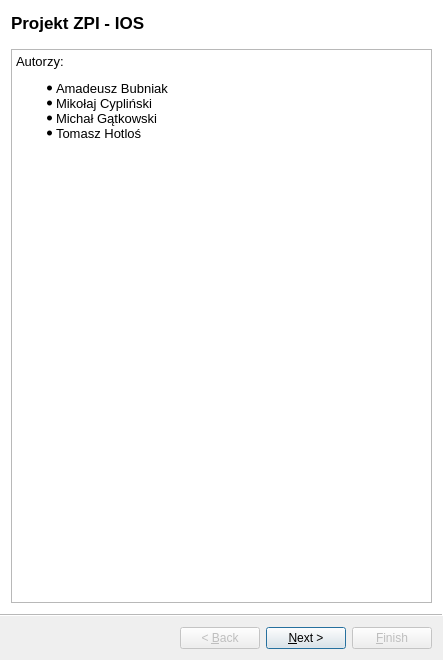
<?xml version="1.0" encoding="UTF-8"?>
<ui version="4.0">
 <class>Wizard</class>
 <widget class="QWizard" name="Wizard">
  <property name="windowModality">
   <enum>Qt::NonModal</enum>
  </property>
  <property name="geometry">
   <rect>
    <x>0</x>
    <y>0</y>
    <width>443</width>
    <height>660</height>
   </rect>
  </property>
  <property name="minimumSize">
   <size>
    <width>366</width>
    <height>660</height>
   </size>
  </property>
  <property name="maximumSize">
   <size>
    <width>500</width>
    <height>660</height>
   </size>
  </property>
  <property name="windowTitle">
   <string>Projekt ZPI - Instalacja Odsiarczania Spalin</string>
  </property>
  <property name="windowIcon">
   <iconset resource="Resources.qrc">
    <normaloff>:/nowyPrzedrostek/946-9465376_download-svg-download-png-sulfur-dioxide-icon.png</normaloff>:/nowyPrzedrostek/946-9465376_download-svg-download-png-sulfur-dioxide-icon.png</iconset>
  </property>
  <property name="locale">
   <locale language="Polish" country="Poland"/>
  </property>
  <property name="wizardStyle">
   <enum>QWizard::ModernStyle</enum>
  </property>
  <property name="options">
   <set>QWizard::HaveFinishButtonOnEarlyPages|QWizard::HelpButtonOnRight|QWizard::NoCancelButton</set>
  </property>
  <property name="titleFormat">
   <enum>Qt::AutoText</enum>
  </property>
  <widget class="QWizardPage" name="wizardPage1">
   <property name="enabled">
    <bool>true</bool>
   </property>
   <property name="acceptDrops">
    <bool>false</bool>
   </property>
   <property name="autoFillBackground">
    <bool>false</bool>
   </property>
   <property name="title">
    <string>Projekt ZPI - IOS</string>
   </property>
   <property name="subTitle">
    <string/>
   </property>
   <layout class="QVBoxLayout" name="verticalLayout">
    <item>
     <widget class="QTextBrowser" name="textBrowser">
      <property name="autoFormatting">
       <set>QTextEdit::AutoAll</set>
      </property>
      <property name="html">
       <string>&lt;!DOCTYPE HTML PUBLIC &quot;-//W3C//DTD HTML 4.0//EN&quot; &quot;http://www.w3.org/TR/REC-html40/strict.dtd&quot;&gt;
&lt;html&gt;&lt;head&gt;&lt;meta name=&quot;qrichtext&quot; content=&quot;1&quot; /&gt;&lt;meta charset=&quot;utf-8&quot; /&gt;&lt;style type=&quot;text/css&quot;&gt;
p, li { white-space: pre-wrap; }
&lt;/style&gt;&lt;/head&gt;&lt;body style=&quot; font-family:'Segoe UI'; font-size:9pt; font-weight:400; font-style:normal;&quot;&gt;
&lt;p style=&quot; margin-top:0px; margin-bottom:0px; margin-left:0px; margin-right:0px; -qt-block-indent:0; text-indent:0px;&quot;&gt;&lt;span style=&quot; font-size:10pt;&quot;&gt;Autorzy: &lt;/span&gt;&lt;/p&gt;
&lt;ul style=&quot;margin-top: 0px; margin-bottom: 0px; margin-left: 0px; margin-right: 0px; -qt-list-indent: 1;&quot;&gt;&lt;li style=&quot; font-size:10pt;&quot; style=&quot; margin-top:12px; margin-bottom:0px; margin-left:0px; margin-right:0px; -qt-block-indent:0; text-indent:0px;&quot;&gt;Amadeusz Bubniak&lt;/li&gt;
&lt;li style=&quot; font-size:10pt;&quot; style=&quot; margin-top:0px; margin-bottom:0px; margin-left:0px; margin-right:0px; -qt-block-indent:0; text-indent:0px;&quot;&gt;Mikołaj Cypliński&lt;/li&gt;
&lt;li style=&quot; font-size:10pt;&quot; style=&quot; margin-top:0px; margin-bottom:0px; margin-left:0px; margin-right:0px; -qt-block-indent:0; text-indent:0px;&quot;&gt;Michał Gątkowski&lt;/li&gt;
&lt;li style=&quot; font-size:10pt;&quot; style=&quot; margin-top:0px; margin-bottom:12px; margin-left:0px; margin-right:0px; -qt-block-indent:0; text-indent:0px;&quot;&gt;Tomasz Hotloś&lt;/li&gt;&lt;/ul&gt;&lt;/body&gt;&lt;/html&gt;</string>
      </property>
      <property name="overwriteMode">
       <bool>false</bool>
      </property>
      <property name="acceptRichText">
       <bool>true</bool>
      </property>
     </widget>
    </item>
   </layout>
  </widget>
  <widget class="QWizardPage" name="wizardPage2">
   <property name="title">
    <string>Wpisz parametry algorytmu</string>
   </property>
   <property name="subTitle">
    <string>W większości parametry te są liczbami całkowitymi.</string>
   </property>
   <layout class="QGridLayout" name="gridLayout">
    <item row="10" column="0">
     <widget class="QLabel" name="label_7">
      <property name="enabled">
       <bool>true</bool>
      </property>
      <property name="text">
       <string>&lt;html&gt;&lt;head/&gt;&lt;body&gt;&lt;p&gt;powietrze fluidyzacyjne&lt;/p&gt;&lt;/body&gt;&lt;/html&gt;</string>
      </property>
      <property name="wordWrap">
       <bool>true</bool>
      </property>
     </widget>
    </item>
    <item row="8" column="0">
     <widget class="QLabel" name="label_10">
      <property name="text">
       <string>ciśnienie na wlocie</string>
      </property>
     </widget>
    </item>
    <item row="0" column="0">
     <widget class="QLabel" name="label">
      <property name="text">
       <string>temperatura spalin</string>
      </property>
     </widget>
    </item>
    <item row="14" column="2">
     <widget class="QPushButton" name="pushButton_run">
      <property name="text">
       <string>Uruchom</string>
      </property>
     </widget>
    </item>
    <item row="0" column="1" colspan="2">
     <widget class="QSpinBox" name="temp_spalin_1">
      <property name="suffix">
       <string> °C</string>
      </property>
      <property name="minimum">
       <number>50</number>
      </property>
      <property name="maximum">
       <number>150</number>
      </property>
      <property name="singleStep">
       <number>1</number>
      </property>
      <property name="value">
       <number>125</number>
      </property>
     </widget>
    </item>
    <item row="9" column="0">
     <widget class="QLabel" name="label_12">
      <property name="text">
       <string>temp. spalin przed reaktorem</string>
      </property>
     </widget>
    </item>
    <item row="12" column="1" colspan="2">
     <widget class="QSpinBox" name="zasiarczenie_wegla">
      <property name="suffix">
       <string/>
      </property>
      <property name="minimum">
       <number>-500</number>
      </property>
      <property name="maximum">
       <number>3000</number>
      </property>
      <property name="value">
       <number>1650</number>
      </property>
     </widget>
    </item>
    <item row="8" column="1" colspan="2">
     <widget class="QSpinBox" name="pressure_in">
      <property name="minimum">
       <number>-1000</number>
      </property>
      <property name="maximum">
       <number>1000</number>
      </property>
      <property name="value">
       <number>-100</number>
      </property>
     </widget>
    </item>
    <item row="7" column="0">
     <widget class="QLabel" name="label_13">
      <property name="text">
       <string>Δp w kolanie reaktora</string>
      </property>
      <property name="wordWrap">
       <bool>true</bool>
      </property>
     </widget>
    </item>
    <item row="5" column="1" colspan="2">
     <widget class="QSpinBox" name="temp_hydratora">
      <property name="suffix">
       <string> °C</string>
      </property>
      <property name="maximum">
       <number>120</number>
      </property>
      <property name="value">
       <number>75</number>
      </property>
     </widget>
    </item>
    <item row="12" column="0">
     <widget class="QLabel" name="label_6">
      <property name="text">
       <string>&lt;html&gt;&lt;head/&gt;&lt;body&gt;&lt;p&gt;zasiarczenie węgla&lt;/p&gt;&lt;/body&gt;&lt;/html&gt;</string>
      </property>
      <property name="wordWrap">
       <bool>true</bool>
      </property>
     </widget>
    </item>
    <item row="3" column="0">
     <widget class="QLabel" name="label_3">
      <property name="text">
       <string>poziom produktu końcowego</string>
      </property>
     </widget>
    </item>
    <item row="3" column="1" colspan="2">
     <widget class="QSpinBox" name="poziom_p_konc">
      <property name="minimum">
       <number>0</number>
      </property>
      <property name="maximum">
       <number>100</number>
      </property>
      <property name="singleStep">
       <number>1</number>
      </property>
      <property name="value">
       <number>40</number>
      </property>
     </widget>
    </item>
    <item row="10" column="1" colspan="2">
     <widget class="QSpinBox" name="air">
      <property name="suffix">
       <string> Nm3/h</string>
      </property>
      <property name="maximum">
       <number>1500</number>
      </property>
      <property name="value">
       <number>990</number>
      </property>
     </widget>
    </item>
    <item row="5" column="0">
     <widget class="QLabel" name="label_4">
      <property name="text">
       <string>temperatura hydratora</string>
      </property>
     </widget>
    </item>
    <item row="9" column="1" colspan="2">
     <widget class="QSpinBox" name="temp_spalin_in">
      <property name="suffix">
       <string> °C</string>
      </property>
      <property name="maximum">
       <number>200</number>
      </property>
      <property name="singleStep">
       <number>1</number>
      </property>
      <property name="value">
       <number>100</number>
      </property>
     </widget>
    </item>
    <item row="2" column="0">
     <widget class="QLabel" name="label_2">
      <property name="text">
       <string>temperatura spalin</string>
      </property>
     </widget>
    </item>
    <item row="2" column="1" colspan="2">
     <widget class="QSpinBox" name="temp_spalin_2">
      <property name="suffix">
       <string> °C</string>
      </property>
      <property name="minimum">
       <number>50</number>
      </property>
      <property name="maximum">
       <number>150</number>
      </property>
      <property name="singleStep">
       <number>1</number>
      </property>
      <property name="value">
       <number>125</number>
      </property>
     </widget>
    </item>
    <item row="7" column="1" colspan="2">
     <widget class="QSpinBox" name="delta_p">
      <property name="maximum">
       <number>500</number>
      </property>
      <property name="value">
       <number>300</number>
      </property>
     </widget>
    </item>
    <item row="11" column="0">
     <widget class="QLabel" name="label_5">
      <property name="text">
       <string>temperatura spalin przed reaktorem</string>
      </property>
      <property name="scaledContents">
       <bool>false</bool>
      </property>
      <property name="wordWrap">
       <bool>false</bool>
      </property>
     </widget>
    </item>
    <item row="11" column="1" colspan="2">
     <widget class="QSpinBox" name="temp_spalin_in_2">
      <property name="suffix">
       <string> °C</string>
      </property>
      <property name="prefix">
       <string/>
      </property>
      <property name="maximum">
       <number>200</number>
      </property>
      <property name="value">
       <number>100</number>
      </property>
     </widget>
    </item>
    <item row="15" column="0" colspan="3">
     <widget class="QLabel" name="output">
      <property name="text">
       <string/>
      </property>
     </widget>
    </item>
    <item row="13" column="0">
     <widget class="QLabel" name="label_8">
      <property name="text">
       <string>Ilość wapna</string>
      </property>
     </widget>
    </item>
    <item row="13" column="1" colspan="2">
     <widget class="QSpinBox" name="ilosc_wapna">
      <property name="suffix">
       <string> kg</string>
      </property>
      <property name="minimum">
       <number>0</number>
      </property>
      <property name="maximum">
       <number>2500</number>
      </property>
      <property name="value">
       <number>1250</number>
      </property>
     </widget>
    </item>
   </layout>
  </widget>
 </widget>
 <resources>
  <include location="Resources.qrc"/>
 </resources>
 <connections/>
</ui>
